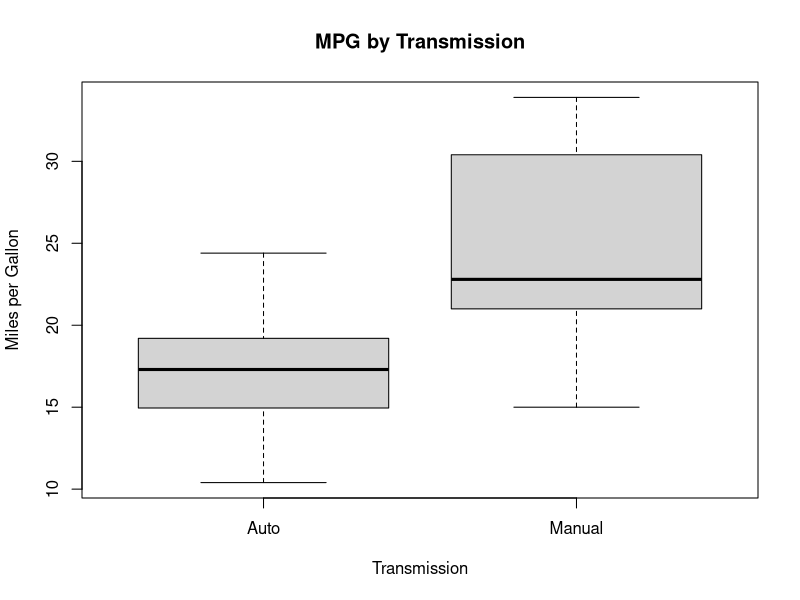
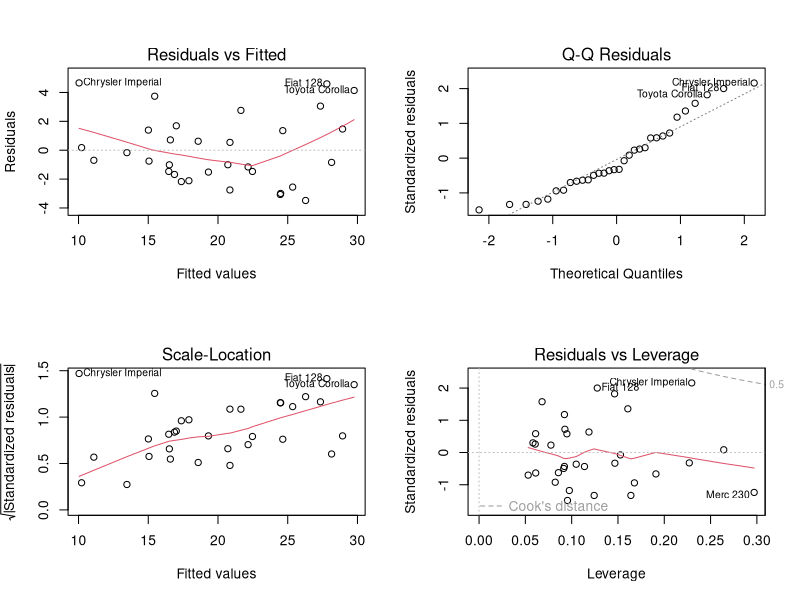

Here is the R script that generated these plots, in order:
## ---- chunk 1
knitr::opts_chunk$set(echo = TRUE)
## ---- chunk 2
data(mtcars)
head(mtcars)
mtcars$am2[mtcars$am == 0] <- "Auto"
mtcars$am2[mtcars$am == 1] <- "Manual"
## ---- chunk 3
t.test(mtcars$mpg ~ mtcars$am2, conf.level = .95)
## ---- chunk 4
model <- lm(mpg ~ ., data = mtcars)
summary(model)
## ---- chunk 5
model2 <- lm(mpg ~ factor(am2) + wt + qsec, data = mtcars)
summary(model2)
## ---- chunk 6
boxplot(mtcars$mpg ~ factor(mtcars$am2), xlab = "Transmission", ylab =  "Miles per Gallon")
title(main = "MPG by Transmission")
## ---- chunk 7
anova(model2)
## ---- chunk 8
par(mfrow=c(2,2))
plot(model2)
